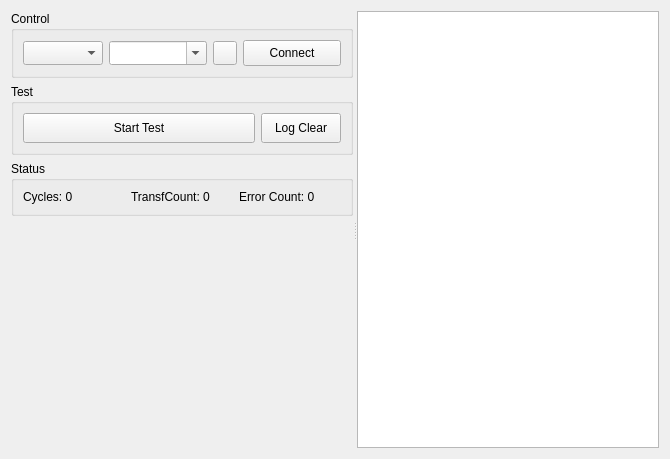
<?xml version="1.0" encoding="UTF-8"?>
<ui version="4.0">
 <class>Form</class>
 <widget class="QWidget" name="Form">
  <property name="geometry">
   <rect>
    <x>0</x>
    <y>0</y>
    <width>670</width>
    <height>459</height>
   </rect>
  </property>
  <property name="windowTitle">
   <string>Form</string>
  </property>
  <layout class="QHBoxLayout" name="horizontalLayout_10">
   <item>
    <widget class="QSplitter" name="splitter">
     <property name="orientation">
      <enum>Qt::Horizontal</enum>
     </property>
     <widget class="QWidget" name="layoutWidget">
      <layout class="QVBoxLayout" name="verticalLayout_2">
       <item>
        <widget class="QGroupBox" name="gbxTool">
         <property name="title">
          <string>Control</string>
         </property>
         <layout class="QHBoxLayout" name="horizontalLayout">
          <item>
           <widget class="QComboBox" name="cbxComSel">
            <property name="minimumSize">
             <size>
              <width>0</width>
              <height>24</height>
             </size>
            </property>
            <property name="maximumSize">
             <size>
              <width>80</width>
              <height>16777215</height>
             </size>
            </property>
           </widget>
          </item>
          <item>
           <widget class="QComboBox" name="cbxComBaud">
            <property name="minimumSize">
             <size>
              <width>0</width>
              <height>24</height>
             </size>
            </property>
            <property name="editable">
             <bool>true</bool>
            </property>
           </widget>
          </item>
          <item>
           <widget class="QPushButton" name="btStatus">
            <property name="sizePolicy">
             <sizepolicy hsizetype="Fixed" vsizetype="Fixed">
              <horstretch>24</horstretch>
              <verstretch>24</verstretch>
             </sizepolicy>
            </property>
            <property name="minimumSize">
             <size>
              <width>24</width>
              <height>24</height>
             </size>
            </property>
            <property name="maximumSize">
             <size>
              <width>24</width>
              <height>24</height>
             </size>
            </property>
            <property name="contextMenuPolicy">
             <enum>Qt::NoContextMenu</enum>
            </property>
            <property name="styleSheet">
             <string notr="true"/>
            </property>
            <property name="text">
             <string/>
            </property>
            <property name="flat">
             <bool>false</bool>
            </property>
           </widget>
          </item>
          <item>
           <widget class="QPushButton" name="btConnect">
            <property name="minimumSize">
             <size>
              <width>0</width>
              <height>26</height>
             </size>
            </property>
            <property name="text">
             <string>Connect</string>
            </property>
           </widget>
          </item>
         </layout>
        </widget>
       </item>
       <item>
        <widget class="QGroupBox" name="groupBox">
         <property name="title">
          <string>Test</string>
         </property>
         <layout class="QHBoxLayout" name="horizontalLayout_2" stretch="1,0">
          <property name="spacing">
           <number>6</number>
          </property>
          <item>
           <widget class="QPushButton" name="btTestStart">
            <property name="minimumSize">
             <size>
              <width>0</width>
              <height>30</height>
             </size>
            </property>
            <property name="text">
             <string>Start Test</string>
            </property>
            <property name="checkable">
             <bool>true</bool>
            </property>
           </widget>
          </item>
          <item>
           <widget class="QPushButton" name="btLogClear">
            <property name="minimumSize">
             <size>
              <width>0</width>
              <height>30</height>
             </size>
            </property>
            <property name="text">
             <string>Log Clear</string>
            </property>
           </widget>
          </item>
         </layout>
        </widget>
       </item>
       <item>
        <widget class="QGroupBox" name="groupBox_2">
         <property name="minimumSize">
          <size>
           <width>0</width>
           <height>0</height>
          </size>
         </property>
         <property name="maximumSize">
          <size>
           <width>16777215</width>
           <height>16777215</height>
          </size>
         </property>
         <property name="title">
          <string>Status</string>
         </property>
         <layout class="QHBoxLayout" name="horizontalLayout_3">
          <item>
           <widget class="QLabel" name="lbCycles">
            <property name="text">
             <string>Cycles: 0</string>
            </property>
           </widget>
          </item>
          <item>
           <widget class="QLabel" name="lbTranstCount">
            <property name="text">
             <string>TransfCount: 0</string>
            </property>
           </widget>
          </item>
          <item>
           <widget class="QLabel" name="lbErrCount">
            <property name="text">
             <string>Error Count: 0</string>
            </property>
           </widget>
          </item>
         </layout>
        </widget>
       </item>
       <item>
        <spacer name="verticalSpacer">
         <property name="orientation">
          <enum>Qt::Vertical</enum>
         </property>
         <property name="sizeHint" stdset="0">
          <size>
           <width>20</width>
           <height>40</height>
          </size>
         </property>
        </spacer>
       </item>
      </layout>
     </widget>
     <widget class="QTextEdit" name="txtEdLog"/>
    </widget>
   </item>
  </layout>
 </widget>
 <resources/>
 <connections/>
</ui>
